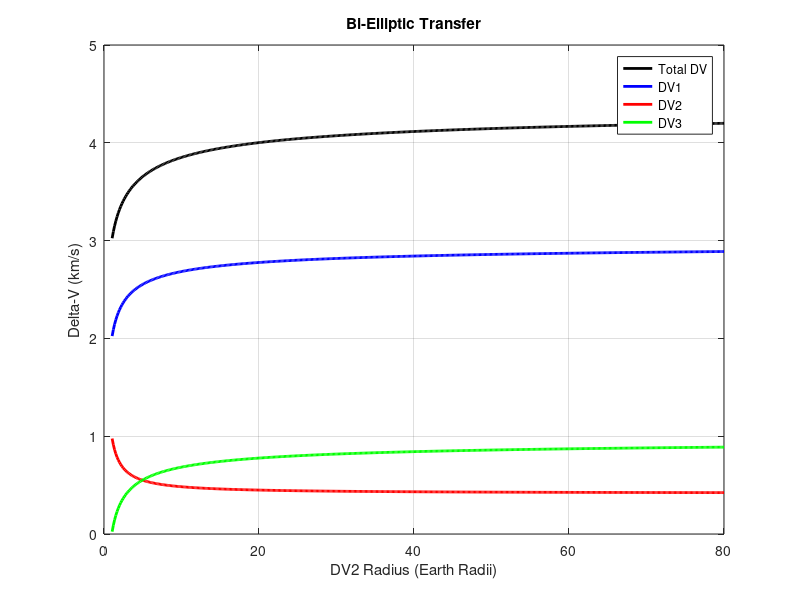

Here is the MATLAB script that generated this plot:
% Constants
mu = 1; % Gravitational parameter (normalized)
r1 = 1; % Initial orbit radius (normalized)

% Final radius range for Hohmann Transfer (avoid singularity at r_final = 1)
r_final = linspace(1.05, 80, 1000);

% Parameters
r2 = linspace(1.05, 80, 500);  % Range for DV2 radius

% Delta-V calculations for Bi-elliptic transfer
DV1 = 3.0 - 1.0 ./ sqrt(r2);              % First impulse
DV2 = abs(sqrt(2 * (1 + 1 ./ r2)) - 1);   % Second impulse
DV3 = abs(1 - sqrt(1 ./ r2));             % Third impulse
Total_DV = DV1 + DV2 + DV3;               % Total Delta-V

% --- Plot Bi-Elliptic Transfer ---

plot(r2, Total_DV, 'k', 'LineWidth', 2, 'DisplayName', 'Total DV'); % Total DV
hold on;
plot(r2, DV1, 'b', 'LineWidth', 2, 'DisplayName', 'DV1'); % DV1
plot(r2, DV2, 'r', 'LineWidth', 2, 'DisplayName', 'DV2'); % DV2
plot(r2, DV3, 'g', 'LineWidth', 2, 'DisplayName', 'DV3'); % DV3
hold off;

title('Bi-Elliptic Transfer', 'FontWeight', 'bold');
xlabel('DV2 Radius (Earth Radii)');
ylabel('Delta-V (km/s)');
legend('Location', 'best');
grid on;
xlim([0 80]); % X-axis range
ylim([0 5]);  % Y-axis range
xticks(0:20:80); % X-axis ticks
yticks(0:1:5);  % Y-axis ticks